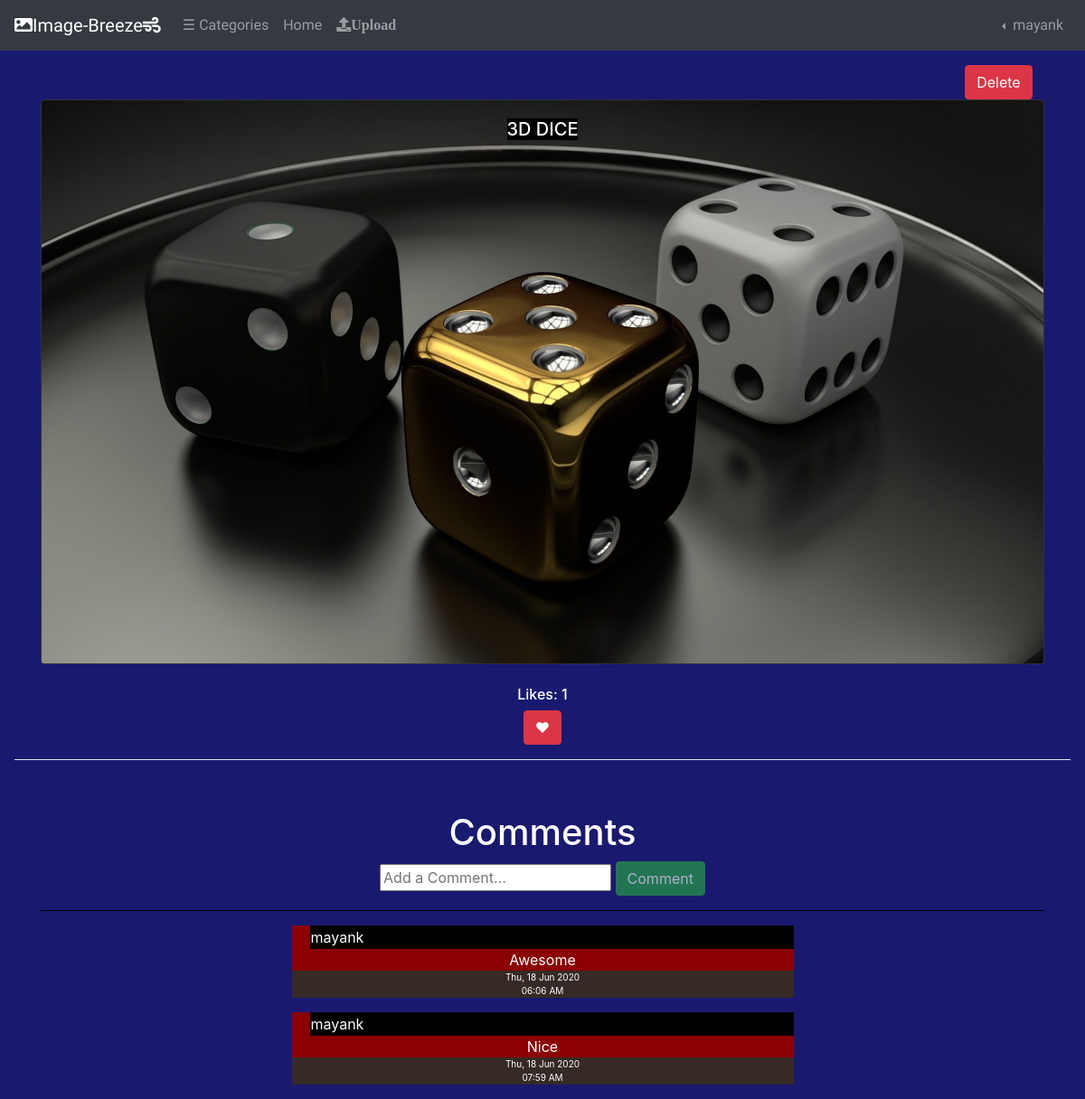
Page /posts/2 (signed in) on the committed database.
### photos/models.py (models this page shows, shortened)
class Post(models.Model):
    title = models.CharField(max_length=350, default="Untitled")
    img = models.ImageField(upload_to=path_and_rename_posts)
    creator = models.CharField(max_length=65)
    category = models.ForeignKey(Category, on_delete=models.CASCADE)
    likes = models.IntegerField(default=0)
    date = models.CharField(max_length=20)
    time = models.CharField(max_length=10)

class UserComment(models.Model):
    user_id = models.IntegerField()
    username = models.CharField(max_length=250)
    date = models.CharField(max_length=20)
    time = models.CharField(max_length=10)
    comment = models.CharField(max_length=250)
    posts_id = models.IntegerField()

### photos/views.py (the view)
# urls.py: path("posts/<int:post_id>", views.post, name="post"),
def post(request, post_id):
    if not request.user.is_authenticated:
        return render(request, "photos/login.html", {"message" : "You Must Login First."})
    try:
        p = Post.objects.get(pk=post_id)
        u = UserComment.objects.filter(user_id=request.user.id, posts_id=post_id)
    except Post.DoesNotExist:
        raise Http404("Post Not Found")
    except UserComment.DoesNotExist:
        raise Http404("Error while fetching comments")
    context = {
        "user_post": p,
        "user_comments": u,
        "categories": Category.objects.all(),
    }
    try:
        liked_post = UserLikedPost.objects.get(user_id=request.user.id, posts_id=post_id)
    except UserLikedPost.DoesNotExist:
        context.update({'like_status': False})
    return render(request, "photos/post.html", context)

### photos/templates/photos/post.html (shortened to what this page needs)
{% extends 'photos/base.html' %}
{% load static %}
{% block css %}
<link href="{% static 'photos/css/post.css' %}" rel="stylesheet">
{% endblock %}
{% block body %}
{% if user_post.creator == request.user.username %}
<a href="{% url 'delete' user_post.id %}" class="btn btn-danger"; style="margin-left: 90%;">Delete</a>
{% endif %}
<div class="container text-center">
    <div class="card bg-dark text-white">
        <img src="{{user_post.img.url}}" class="card-img" alt="{{user_post.title}}">
        <div class="card-img-overlay">
          <h5 class="card-title">{{user_post.title}}</h5>
        </div>
      </div>
 </div>
<br>
<h6 class="text-center">Likes: <span id="num-likes">{{user_post.likes}}</span></h6>
<div class="text-center">
    {% if like_status == False %}
    <button class="like btn btn-danger" type="button" value="like"> &#9825;</button>
    {% else %}
    <button class="like btn btn-danger" type="button" value="unlike"> &#9829; </button>
    {% endif %}
</div>
<hr style="background-color: white;">
</div>
<br>
<div class="container text-center">
    <h1>Comments</h1>
    <div class="text-center">
        <input type="text" id="input-comment" placeholder="Add a Comment...">
        <button class="add-comment btn btn-success">Comment</button>
    </div>
    <hr style="background-color: black;">
<div id="comments">
    {% for comment in user_comments %}
    <p class="box"><span class="username">{{comment.username}} <br> </span>{{comment.comment}} <span class="date-time">{{comment.date}}</span><span class="date-time">{{comment.time}}</span> </p>
    {% endfor %}
</div>
</div>
{% endblock %}

### photos/templates/photos/base.html (shortened to what this page needs)
<!DOCTYPE html>
<html lang="en">
    <head>
        {% load static %}
        {% block css %}{% endblock %}
        <link href="{% static 'photos/css/base.css' %}" rel="stylesheet">
        <link rel="stylesheet" href="https://cdnjs.cloudflare.com/ajax/libs/font-awesome/4.7.0/css/font-awesome.min.css">
        <link rel="stylesheet" href="https://use.fontawesome.com/releases/v5.8.1/css/all.css">
        <link rel="stylesheet" href="https://stackpath.bootstrapcdn.com/bootstrap/4.5.0/css/bootstrap.min.css">
    </head>
    <body>
        <div id="main">
            <nav class="navbar navbar-expand-lg navbar-dark bg-dark">
                <a class="navbar-brand" href="{% url 'index' %}"><i class="fa fa-picture-o" aria-hidden="true"></i>Image-Breeze<i class="fas fa-wind"></i></a>
                {% if request.user.is_authenticated %}
                <div class="collapse navbar-collapse" id="navbarNavDropdown">
                  <ul class="navbar-nav">
                    <li class="nav-item">
                      <button class=" nav-link openbtn" onclick="openNav()">&#9776; Categories</button>
                    </li>
                    <li class="nav-item">
                      <a class="nav-link" href="{% url 'index' %}">Home </a>
                    </li>
                    <li class="nav-item">
                      <a class="nav-link" href="{% url 'add_post' %}"><i class="fa fa-upload" aria-hidden="true">Upload</i></a>
                    </li>
                  </ul>
                    <ul class="navbar-nav ml-auto">
                    <li class="nav-item dropdown dropleft" style="left: 0;">
                      <a class="nav-link dropdown-toggle" href="#" id="navbarDropdownMenuLink" role="button" data-toggle="dropdown" aria-haspopup="true" aria-expanded="false">
                      {{request.user.username}}
                      </a>
                    </li>
                  </ul>
                </div>
                {% endif %}
              </nav>
            <div class="main-body">
            {% block body %}
            {% endblock %}
            </div>
    </body>
</html>

### photos/static/photos/css/post.css (style rules this page uses)
.box { background-color: darkred; width: 50%; margin-left: 25%; }
.username { border: 1px solid black; background-color: rgb(0, 0, 0); display: block; text-align: start !important; margin-left:20px; }
.date-time { display: block; background-color: rgb(54, 42, 38); text-align: center; font-size: x-small; }
.card-title { display: inline; background-color: black; }

### photos/static/photos/css/base.css (style rules this page uses)
body { background-color: midnightblue !important; color: white !important; }
nav { font-family: Arbutus; }
.main-body { padding: 16px; }
.openbtn { cursor: pointer; background-color:transparent; color: grey; border: none; }
#main { transition: margin-left .5s; }

### rows in the picture
Post: img (picture), title "3D DICE", likes "1"
UserComment: username "mayank", comment "Awesome", date "Thu, 18 Jun 2020", time "06:06 AM"
UserComment: username "mayank", comment "Nice", date "Thu, 18 Jun 2020", time "07:59 AM"

### other values in the picture
{{ request.user.username }} "mayank"
